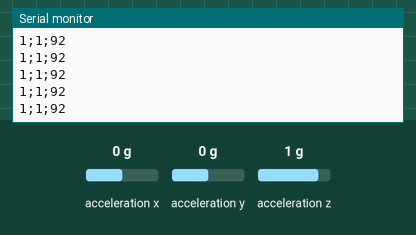
Simulated run of this program. Board: Arduino Nano 33 BLE. Shown: the last lines printed to the serial monitor. The test bench sets the inputs (shaded band); at power-on: acceleration x 0 g, acceleration y 0 g, acceleration z 1 g.

Above: at 1.2 s.
1.3 s: acceleration x set to -1.4 g
At 1.32 s:
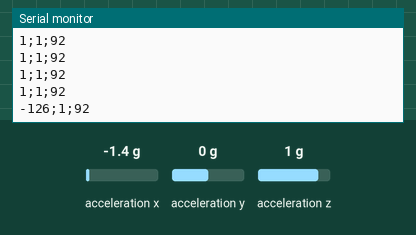
2.8 s: acceleration y set to -1.4 g
At 2.84 s:
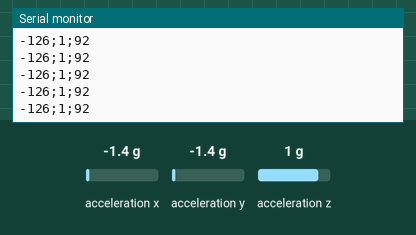
4.3 s: acceleration z set to -1.4 g
At 4.37 s:
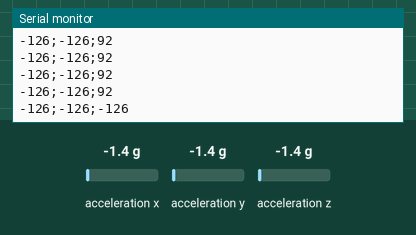

Measured:
- after the input at 1.3 s, the serial monitor: prints a new line at once (image 1)
- after the input at 4.3 s, the serial monitor: prints a new line after 0.06 s (image 3)

The program:

main.cpp
```cpp
#include <Arduino.h>
#include <Arduino_LSM9DS1.h>

float x, y, z;
int degreesX = 0;
int degreesY = 0;
int degreesZ = 0;

void setup() {
  Serial.begin(9600);
  while (!Serial);
  Serial.println("Started");

  if (!IMU.begin()) {
    Serial.println("Failed to initialize IMU!");
    while (1);
  }

  Serial.print("Accelerometer sample rate = ");
  Serial.print(IMU.accelerationSampleRate());
  Serial.println("Hz");
}

void loop() {

  if (IMU.accelerationAvailable()) {
    IMU.readAcceleration(x, y, z);

  }

  x = 100 * x;
  y = 100 * y;
  z = 100 * z;
  degreesX = map(x, -100, 97, -90, 90);
  degreesY = map(y, -100, 97, -90, 90);
  degreesZ = map(z, -100, 97, -90, 90);
  Serial.print(degreesX);
  Serial.print(";");
  Serial.print(degreesY);
  Serial.print(";");
  Serial.print(degreesZ);
  Serial.print("\n");

  delay(100);
}
```
